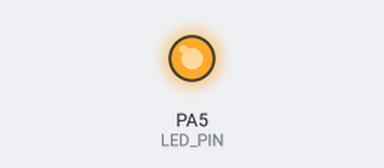
Recording of a program running on a simulated STM32 Blue Pill. Shown: output pins drawn as LEDs (lit = HIGH).

Above: at 0.2 s.
At 7.3 s:
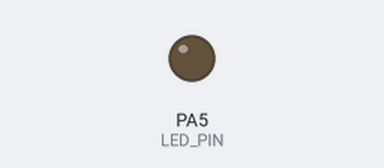
Timing chart, 0 to 8.5 s (numbered marks = the images above):
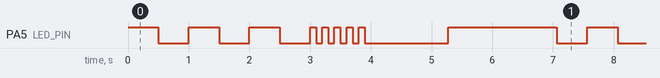

The program:

main.cpp
```cpp
#include <Arduino.h>

#define LED_PIN PA5

// ----------- FUNCTIONS -----------

void blink(uint16_t delay_ms) {
    digitalWrite(LED_PIN, HIGH);
    delay(delay_ms);
    digitalWrite(LED_PIN, LOW);
    delay(delay_ms);
}

void fade() {
    for (int i = 0; i <= 255; i++) {
        analogWrite(LED_PIN, i);
        delay(5);
    }
    for (int i = 255; i >= 0; i--) {
        analogWrite(LED_PIN, i);
        delay(5);
    }
}

// ----------- SETUP -----------

void setup() {
    pinMode(LED_PIN, OUTPUT);
}

// ----------- LOOP -----------

void loop() {
    // Slow blink (3 times)
    for (int i = 0; i < 3; i++) {
        blink(500);
    }

    // Fast blink (5 times)
    for (int i = 0; i < 5; i++) {
        blink(100);
    }

    // Fade effect
    fade();
}
```

Measured:
- by itself, PA5 (LED_PIN): repeats every 6.6 s: 2 × (LOW 0.50 s, HIGH 0.50 s), LOW 0.50 s, 4 × (HIGH 0.10 s, LOW 0.10 s), HIGH 0.10 s, LOW 1.4 s, HIGH 1.8 s
